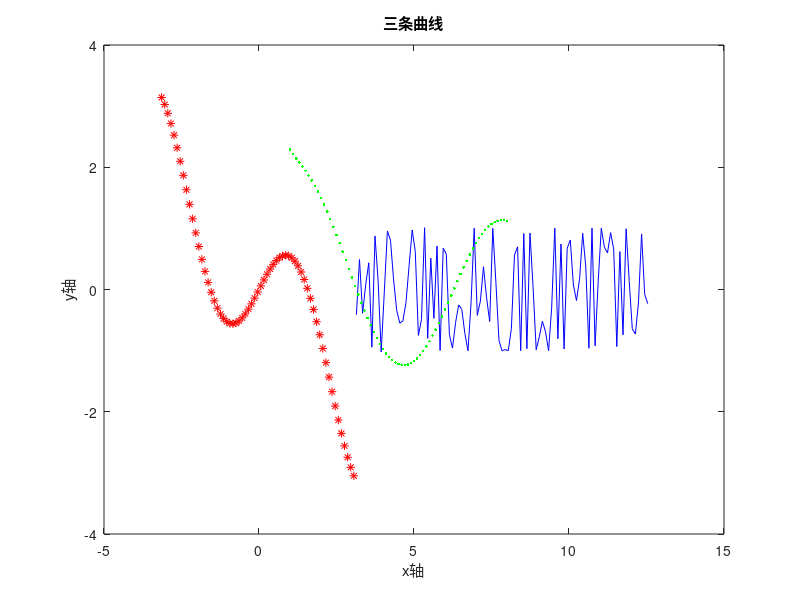

Write MATLAB code to recreate this figure. (Note: this script raises an error after producing the figure.)
clc;
x1 = -pi:0.1:pi;
x2 = pi:0.1:4*pi;
x3 = 1:0.1:8;
y1 = x1.*cos(x1);
y2 = x2.*tan(1./x2).*sin(x2.^3);
y3 = exp(1./x3).*sin(x3);
plot(x1,y1,'r*',x2,y2,'b-',x3,y3,'g.')
title('三条曲线')
xlabel('x轴'),ylabel('y轴')
gtext('y=xcos(x)')
gtext('y=xtan(1/x)sin(x^3)')
gtext('y=exp(1/x)sin(x)')
legend('y=xcos(x)','y=xtan(1/x)sin(x^3)','y=exp(1/x)sin(x)')
axis auto;


